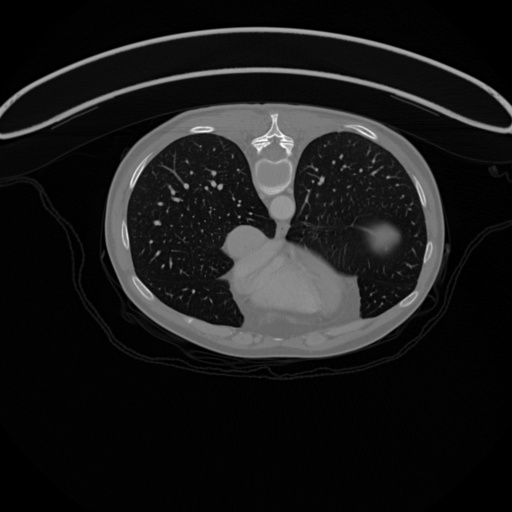
#> input picture dataset/cancerous/img (10).jpg, 512 x 512 px, found by its file name; its folder holds only this picture in this run
$ python generate_dataset.py
#> lines starting #> are read from the running program, lines starting #| are printed output that depends on the picture; after the words box and inside, x2 and y2 are one past the last pixel; in counts of white or black regions, pixels touching at a corner belong together
#> in create_feature_dataset, image is the input picture: shape (512, 512, 3); min 0, max 255, mean 26.1
import os
import cv2
import numpy as np
import pandas as pd
from tqdm import tqdm

# =========================
# Feature Extraction Function (same as your app)
# =========================
def extract_image_features(image):
    gray = cv2.cvtColor(image, cv2.COLOR_BGR2GRAY)
    blurred = cv2.GaussianBlur(gray, (5, 5), 0)
    equalized = cv2.equalizeHist(blurred)
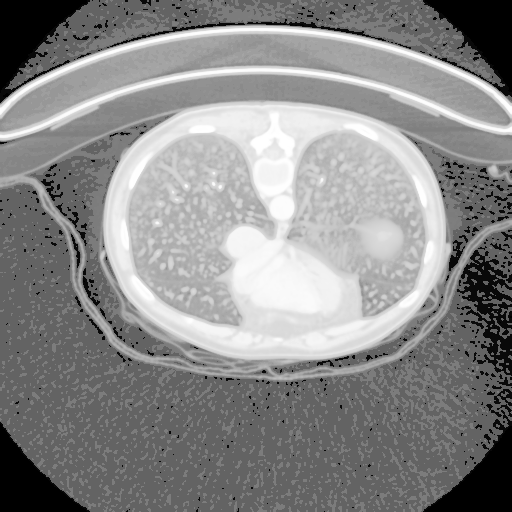
#> equalized: shape (512, 512); min 0, max 255, mean 137.5

    # Threshold and Morphological operations
    _, binary = cv2.threshold(equalized, 0, 255, cv2.THRESH_BINARY + cv2.THRESH_OTSU)
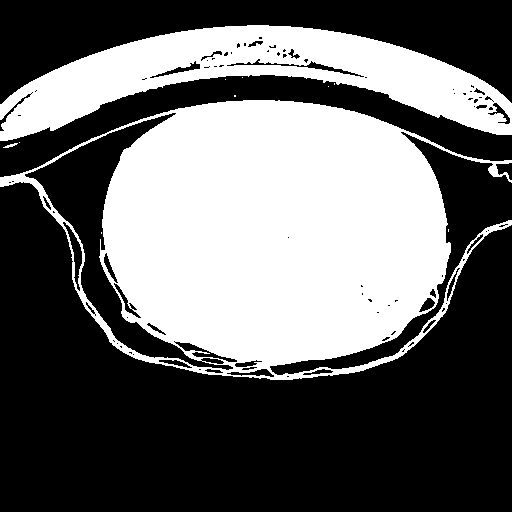
#> binary: shape (512, 512); 40.4% white; 11 white regions (8 under 20 px), largest, box (x1, y1, x2, y2) and area: (0, 100, 512, 380) 80336, (0, 25, 512, 141) 25487, (3, 143, 18, 148) 33
    kernel = np.ones((5, 5), np.uint8)
    opened = cv2.morphologyEx(binary, cv2.MORPH_OPEN, kernel)
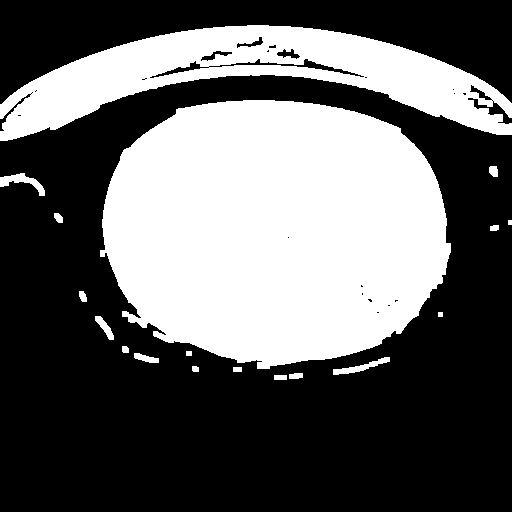
#> opened: shape (512, 512); 38.7% white; 18 white regions

    # Find contours
    contours, _ = cv2.findContours(opened, cv2.RETR_EXTERNAL, cv2.CHAIN_APPROX_SIMPLE)
#> contours = 18 contours, 2 with area under 20; largest, box (x1, y1, x2, y2) and area: (100, 100, 451, 369) 74126, (0, 25, 512, 141) 25562, (0, 173, 45, 196) 322, (333, 357, 390, 375) 260, (95, 316, 114, 340) 154
    image_area = opened.shape[0] * opened.shape[1]
#> image_area = 262144

    # Initialize features
    features = {
        'num_contours': len(contours),
        'total_area': 0,
        'avg_circularity': 0,
        'max_contour_area': 0,
        'contour_density': 0,
        'avg_intensity': np.mean(opened),
        'intensity_std': np.std(opened),
        'texture_uniformity': 0,
        'edge_density': 0,
        'shape_complexity': 0
    }

    total_perimeter = 0
    for contour in contours:
        area = cv2.contourArea(contour)
        perimeter = cv2.arcLength(contour, True)
        features['total_area'] += area
        total_perimeter += perimeter
        if area > features['max_contour_area']:
            features['max_contour_area'] = area
        if perimeter > 0:
            circularity = 4 * np.pi * area / (perimeter ** 2)
            complexity = (perimeter ** 2) / (4 * np.pi * area)
            features['avg_circularity'] += circularity
            features['shape_complexity'] += complexity
#> this loop made 18 passes
#> (contour, area, perimeter, total_perimeter, circularity, complexity) on passes 1, 3, 7: ([[274, 375], [274, 379], [286, 379], [286, 375]], 48, 32, 32, 0.589, 1.7), ([[233, 367], [233, 371], [241, 371], [241, 367]], 32, 24, 90.83, 0.698, 1.43), ([[186, 351], [186, 355], [191, 355], [191, 351]], 20, 18, 323.5, 0.776, 1.29)
#> (area, perimeter, total_perimeter, circularity, complexity) on passes 2, 4, 5, 6, 8, 9: (57, 34.83, 66.83, 0.59, 1.69), (28, 20.83, 111.7, 0.811, 1.23), (259.5, 133.7, 245.4, 0.182, 5.48), (118, 60.14, 305.5, 0.41, 2.44), (33.5, 22.24, 345.7, 0.851, 1.18), (154.5, 66.18, 411.9, 0.443, 2.26)
#> after the loop, features = 10 items; total_perimeter = 3322.8

    if len(contours) > 0:
        features['avg_circularity'] /= len(contours)
        features['shape_complexity'] /= len(contours)
        features['contour_density'] = features['total_area'] / image_area
        features['edge_density'] = total_perimeter / image_area

    if np.max(opened) > 0:
        features['texture_uniformity'] = np.sum(np.square(opened / np.max(opened)))

    return features


# =========================
# Dataset Creation Function
# =========================
def create_feature_dataset(base_dir="datasets"):
    data = []
    classes = ["cancerous", "non_cancerous"]

    for label in classes:
        folder_path = os.path.join(base_dir, label)
        if not os.path.exists(folder_path):
            print(f"⚠️ Folder not found: {folder_path}")
            continue

        print(f"\n🔍 Extracting features from: {folder_path}")
        for filename in tqdm(os.listdir(folder_path)):
            if filename.lower().endswith((".png", ".jpg", ".jpeg")):
                img_path = os.path.join(folder_path, filename)
                image = cv2.imread(img_path)
                if image is None:
                    continue

                features = extract_image_features(image)
#> features = 10 items
                features['label'] = 1 if label == "cancerous" else 0  # 1 = cancer, 0 = normal
                data.append(features)

    df = pd.DataFrame(data)
#> df = table of 1 rows and 11 columns
    df.to_csv("features_dataset.csv", index=False)
    print("\n✅ Dataset created successfully: features_dataset.csv")
    print(f"Total images processed: {len(df)}")
#| Total images processed: 1


# =========================
# Main
# =========================
if __name__ == "__main__":
    create_feature_dataset()
